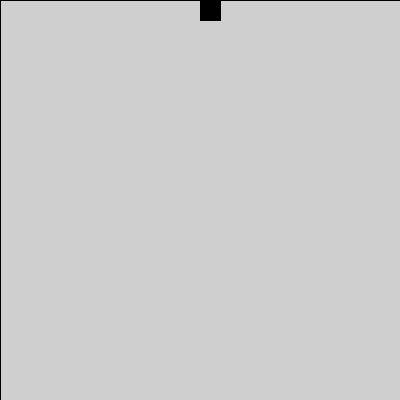
Frame 1 (no input)
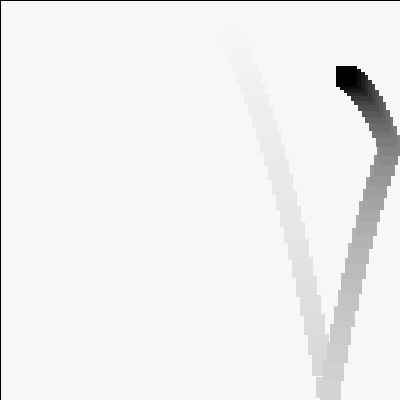
Frame 60 (the mouse pressed at the canvas centre just before this capture)
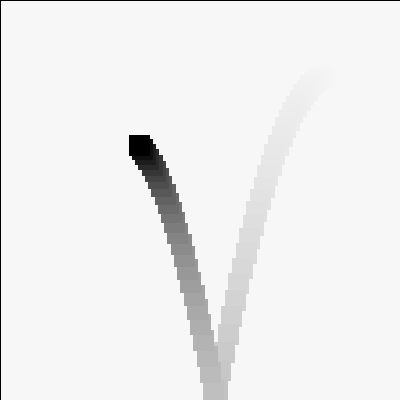
Frame 120 (the mouse held since frame 60 and released just before this capture)

The Processing sketch that drew these frames (run headless with seeded random() and noise(); from frame 60 on, the mouse is pressed at the canvas centre):

// Processing sketch: processing_71802
// ── processing_71802.pde

/*
/ Norm Krumpe
 / September 23, 2012
 / An object that bounces around the screen.  There are 
 / a couple reasons I made this.
 / 1. To play around with objects that bounce around the
 /    screen.
 / 2. To be extra careful about documenting my code and
 /    factoring my code into methods (functions) that
 /    make it easy to adjust.
 / 3. PLEASE play around with this.  
 */

// The location, size, and speed of the ball
float speedX, speedY;
float objectX, objectY, objectWidth, objectHeight;

// acceleration...modify this to affect
// how the ySpeed changes.  Closer to zero
// reduces the effects of gravity.  For example,
// 0.1 makes it seem more like how things might move
// on the moon.
float GRAVITY = 0.6;

// damping effect...modify this to affect
// the bounciness of the object.  Closer to zero
// loses bounciness.  Closer to 1 makes it more
// like a superball.
float DAMPING = .9;

// friction effect...modify this to affect
// the left-right motion when the object hits the floor.
// Closer to 1 makes the floor "slick", and closer to
// 0 makes the floor rougher, like sandpaper.
float FRICTION = .9;

// Set the screen size, the object's initial size,
// location, and speed.
void setup() {
  size(400, 400);

  objectX = width/2;
  objectY = 0;

  objectWidth = 20;
  objectHeight = objectWidth;

  speedX = 4;
  speedY = 4;
}

// The main driver for the motion
void draw() {

  // The second number in the fill affects
  // the transparency.  Adjust it to increase
  // or decrease the "tail" left behind the moving
  // object.
  fill(255, 15);
  rect(0, 0, width, height);

  drawObject();
  adjustForGravity();
  updateObjectLocation();
  checkForCollision();
}

// This draws the object that is bouncing.  Right
// now the object is a rectangle.  But it shouldn't
// be too hard to change this to some other object.
void drawObject() {
  fill(0); 
  rect(objectX, objectY, objectWidth, objectHeight);
}

// Adjusts the location of the object based on its
// current location and its speed
void updateObjectLocation() {
  objectX = objectX + speedX;
  objectY = objectY + speedY;
}

// Adjusts the object's y speed based on its
// current speed and the force of gravity
void adjustForGravity() {
  speedY = speedY + GRAVITY;
}

// Make adjustments whenever the object hits
// the wall or a floor.  Any of these should
// reverse the direction of the object (hitting
// the two walls, for example, reverses speedX).
// Hitting the floor will call friction and 
// damping into play.  Should hitting a wall
// be affected by friction?  What about hitting
// the ceiling?
void checkForCollision() {

  // Check for right-wall collision
  // This (perhaps poorly) assumes that
  // the object's position (objectX, objectY)
  // is based on that position being in the
  // upper-left corner of that object.
  // If (objectX, objectY) were in the center
  // of the object, then this code would need
  // to be adjusted appropriately.
  if (objectX > width - objectWidth) {
    objectX = width - objectWidth;
    speedX = -1 * speedX;
  }
  // Check for left-wall collision
  else if (objectX < 0) {
    objectX = 0;
    speedX = -1 * speedX;
  }

  // Check for floor collision:
  if (objectY > height - objectHeight) {
    objectY = height - objectHeight;
    speedY = -1 * speedY;
    speedY = DAMPING * speedY;
    speedX = FRICTION * speedX;
  }
}
